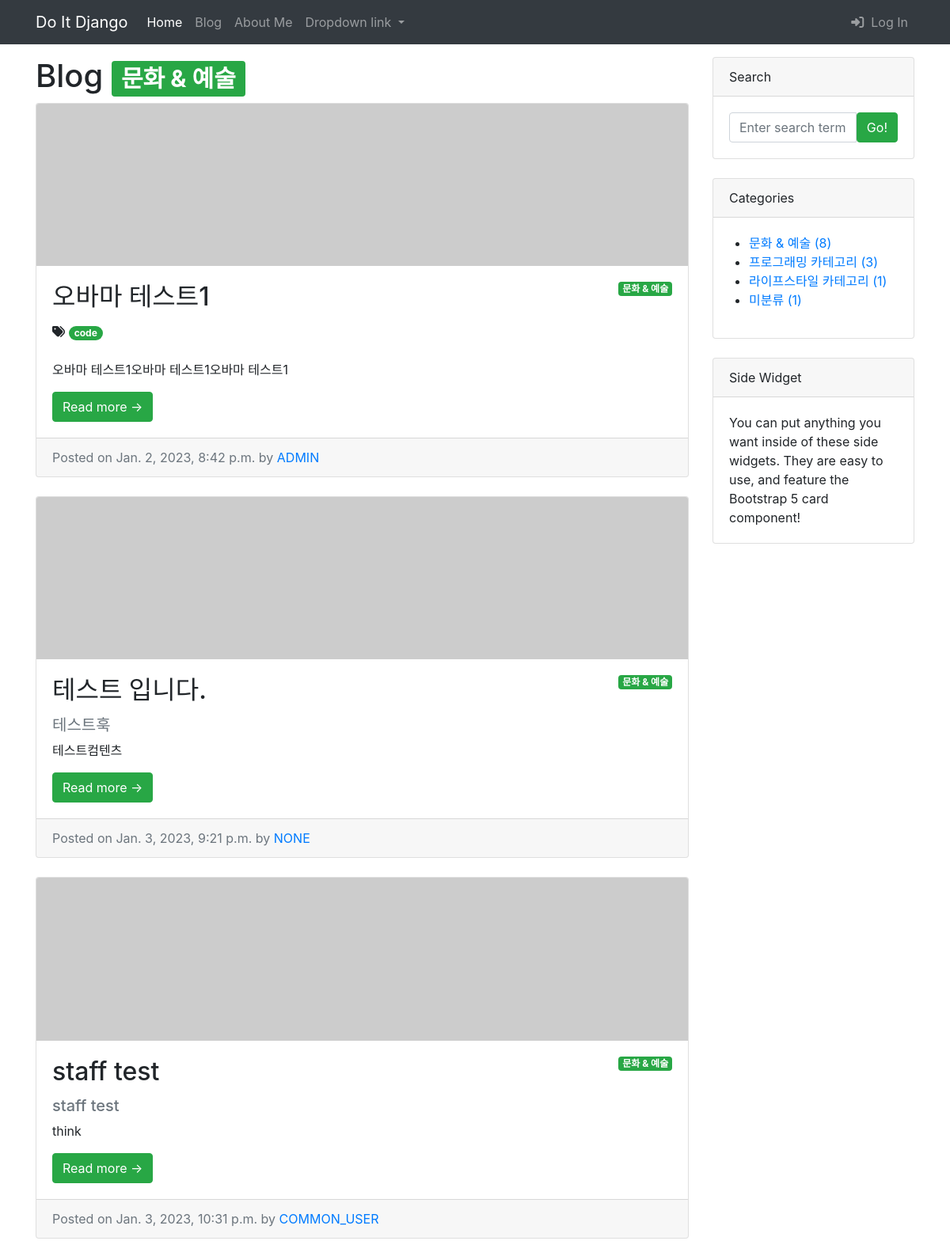
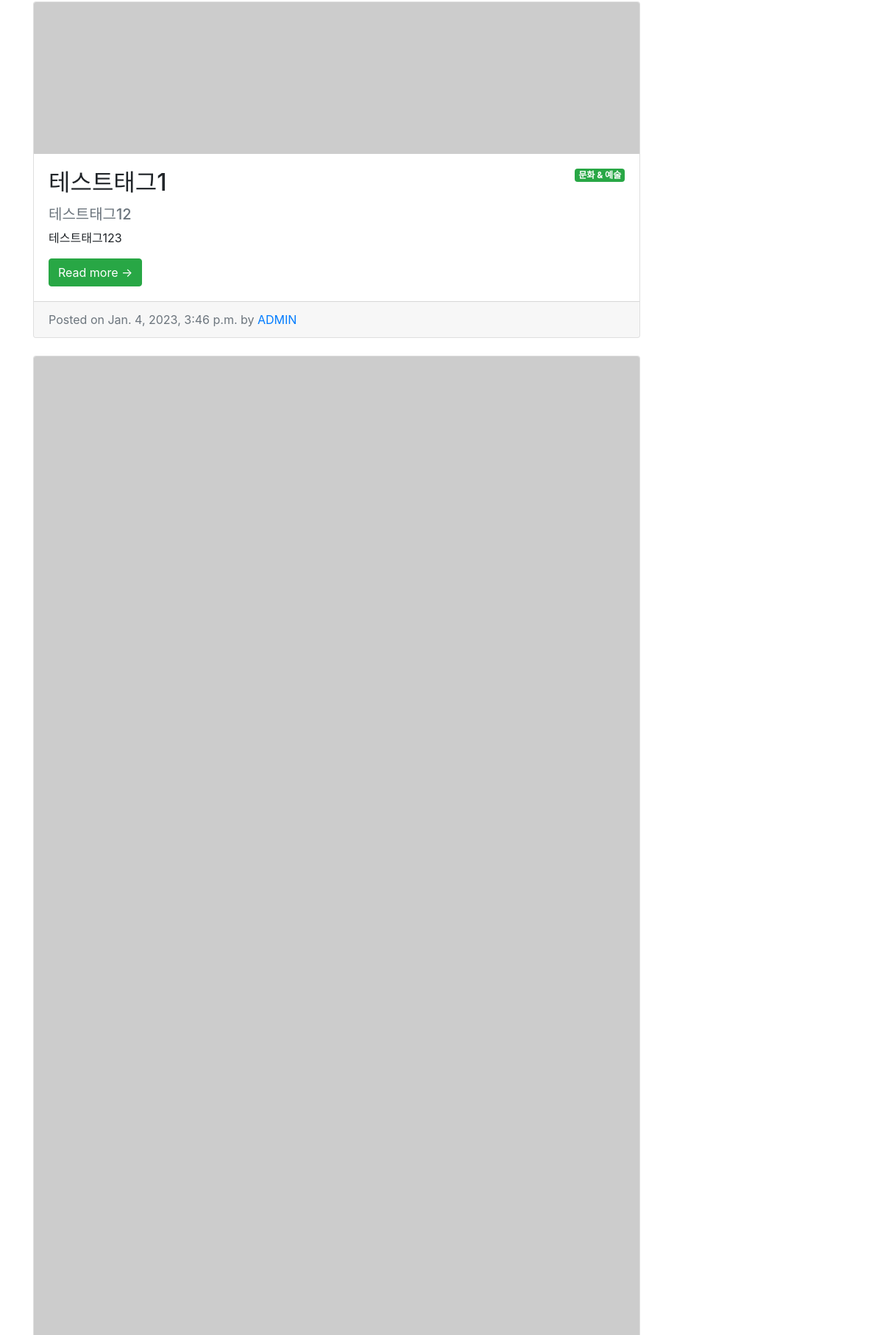
The app's page /blog/category/문화-예술/ (upper part) with its own data (2 pictures, top to bottom).
### blog/models.py (models this page shows, shortened)
class Category(models.Model):
    name = models.CharField(max_length=50, unique=True)
    slug = models.SlugField(max_length=200, unique=True, allow_unicode=True)
    def __str__(self):
        return self.name
    def get_absolute_url(self):
        return f'/blog/category/{self.slug}/'
    class Meta:
        verbose_name_plural = 'Categories'

class Post(models.Model):
    title = models.CharField(max_length=30)
    hook_text = models.CharField(max_length=100, blank=True)
    content = models.TextField()
    head_image = models.ImageField(
        upload_to='blog/images/%Y/%m/%d/', blank=True)
    file_upload = models.FileField(
        upload_to='blog/files/%Y/%m/%d/', blank=True)
    created_at = models.DateTimeField(auto_now_add=True)
    updated_at = models.DateTimeField(auto_now=True)
    author = models.ForeignKey(User, on_delete=models.SET_NULL, null=True)
    category = models.ForeignKey(
        Category, on_delete=models.SET_NULL, null=True, blank=True)
    tags = models.ManyToManyField(Tag, blank=True)
    def get_absolute_url(self):
        return f'/blog/{self.pk}'

class Tag(models.Model):
    name = models.CharField(max_length=50)
    slug = models.SlugField(max_length=200, unique=True, allow_unicode=True)
    def __str__(self):
        return self.name
    def get_absolute_url(self):
        return f'/blog/tag/{self.slug}/'

### blog/views.py (the view)
# urls.py: path('category/<str:slug>/', views.category_page),
def category_page(request, slug):
    if slug == 'no_category':
        category = '미분류'
        post_list = Post.objects.filter(category=None)
    else:
        category = Category.objects.get(slug=slug)
        post_list = Post.objects.filter(category=category)
    return render(
        request,
        'blog/post_list.html', {
            'post_list': post_list,
            'categories': Category.objects.all(),
            'no_category_post_count': Post.objects.filter(category=None).count(),
            'category': category
        }
    )

### templates/blog/post_list.html (shortened to what this page needs)
{% extends 'blog/base.html' %}
{% block main_area %}
<h1>Blog
        {% if category %}<span class="badge badge-success">{{ category }}</span>
    {% endif %}
</h1>
{% if post_list.exists %}
{% for p in post_list %}
<div class="card mb-4" id="post-{{ p.pk }}">
    {% if p.head_image %}
    <img class="card-img-top" src="{{ p.head_image.url }}" alt="{{ p }} head image"/>
    {% else %}
    <img class="card-img-top" src="https://picsum.photos/seed/{{ p.id }}/800/200" alt="random_image">
    {% endif %}
    <div class="card-body">
        {% if p.category %}
        <span class="badge badge-success float-right">{{ p.category }}</span>
        {% else %}
        <span class="badge badge-success float-right">미분류</span>
        {% endif %}
        <h2 class="card-title">{{ p.title }}</h2>
        {% if p.hook_text %}
        <h5 class="text-muted">{{ p.hook_text }}</h5>
        {% endif %}
        {% if p.tags.exists %}
            <i class="fa-solid fa-tags"></i>
            {% for tag in p.tags.iterator %}
            <a href="{{ tag.get_absolute_url }}">
                <span class="badge badge-pill badge-success">{{ tag }}</span></a>
            {% endfor %}
            <br>
            <br>
        {% endif %}
        <p class="card-text">{{ p.content|truncatewords:45 }}</p>
        <a class="btn btn-success" href="{{ p.get_absolute_url }}">Read more →</a>
    </div>
    <div class="card-footer text-muted">
        Posted on {{ p.created_at }} by
        <a href="#">{{ p.author|upper }}</a>
    </div>
</div>
{% endfor %}
{% else %}
<h3>아직 게시물이 없습니다.</h3>
{% endif %}
{% endblock  %}

### templates/blog/base.html (shortened to what this page needs)
<!DOCTYPE html>
{% load static %}
<html lang="ko">
<head>
    <link href="{% static 'blog/bootstrap/bootstrap.min.css' %}" media="screen" rel="stylesheet" type="text/css">
</head>
<body>
    {% include 'blog/navbar.html' %}
    <div class="container my-3">
        <div class="row">
            <div class="col-md-8 col-lg-9" id="main-area">
                {% block main_area %}
                {% endblock  %}
            </div>
            <div class="col-md-4 col-lg-3">
                <div class="card mb-4">
                    <div class="card-header">Search</div>
                    <div class="card-body">
                        <div class="input-group">
                            <input class="form-control" type="text" placeholder="Enter search term..."
                                aria-label="Enter search term..." aria-describedby="button-search" />
                            <button class="btn btn-success" id="button-search" type="button">Go!</button>
                        </div>
                    </div>
                </div>
                <div class="card mb-4" id="categories-card">
                    <div class="card-header">Categories</div>
                    <div class="card-body">
                        <div class="row">
                            <ul>
                                {% for category in categories %}
                                <li>
                                    <a href="{{ category.get_absolute_url }}">
                                        {{ category }} ({{ category.post_set.count }})</a>
                                </li>
                                {% endfor %}
                                <li>
                                    <a href="/blog/category/no_category/">
                                        미분류 ({{ no_category_post_count }})</a>
                                </li>
                            </ul>
                        </div>
                    </div>
                </div>
                <div class="card mb-4">
                    <div class="card-header">Side Widget</div>
                    <div class="card-body">You can put anything you want inside of these side widgets. They are easy to use, and feature the Bootstrap 5 card component!</div>
                </div>
            </div>
        </div>
    </div>
</body>
</html>

### records on screen
Category: name "문화 & 예술", post_set.count "8"
Post: category "문화 & 예술", title "오바마 테스트1", content "오바마 테스트1오바마 테스트1오바마 테스트1", created_at "Jan. 2, 2023, 8:42 p.m.", author "ADMIN"
Tag: name "code"
Post: category "문화 & 예술", title "테스트 입니다.", hook_text "테스트훅", content "테스트컴텐츠", created_at "Jan. 3, 2023, 9:21 p.m.", author "NONE"
Post: category "문화 & 예술", title "staff test", hook_text "staff test", content "think", created_at "Jan. 3, 2023, 10:31 p.m.", author "COMMON_USER"
Post: category "문화 & 예술", title "테스트태그1", hook_text "테스트태그12", content "테스트태그123", created_at "Jan. 4, 2023, 3:46 p.m.", author "ADMIN"
Category: name "프로그래밍 카테고리", post_set.count "3"
Category: name "라이프스타일 카테고리", post_set.count "1"

### other values on screen
{{ no_category_post_count }} "1"
